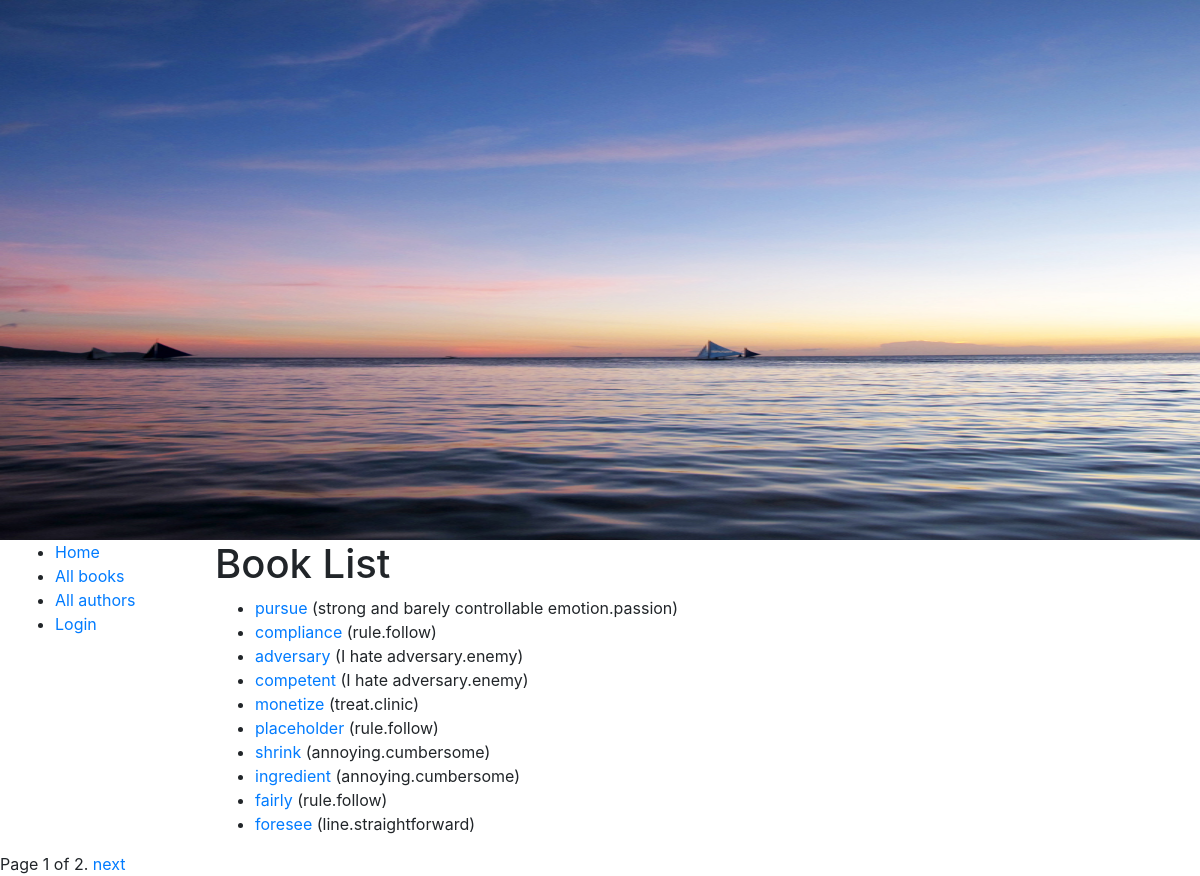
/catalog/books/, run on the app's committed database.
### catalog/models.py (models this page shows, shortened)
class Book(models.Model):
    title = models.CharField(max_length=64, unique=True)
    author = models.ForeignKey('Author', on_delete=models.SET_NULL, null=True)
    summary = models.TextField(max_length=1000,
            help_text = 'Enter a brief description of the book')
    isbn = models.CharField('ISBN', max_length=13, unique=True,
            help_text = '13 Character <a href="https://www.isbn-international.org/content/what-isbn">ISBN number</a>')
    genre = models.ManyToManyField(Genre, help_text='Select a genre for this book')
    language = models.ForeignKey(Language, on_delete=models.SET_NULL, null=True, blank=True)
    def get_absolute_url(self):
        return reverse("book-detail", args=[str(self.id)])
    def display_genre(self):
        """Create a string for the Genre. This is required to display genre in admin."""
        return ', '.join(genre.name for genre in self.genre.all()[:3])
    display_genre.short_description = 'Genre'

class Author(models.Model):
    first_name = models.CharField(max_length=100)
    last_name = models.CharField(max_length=100)
    date_of_birth = models.DateField(null=True, blank=True)
    date_of_death = models.DateField('died', null=True, blank=True)
    class Meta:
        ordering = ['first_name', 'last_name']
    def __str__(self):
        return f'{self.last_name}.{self.first_name}'

### catalog/views.py (the view)
# urls.py: path('books/', views.BookListView.as_view(), name='books'),
class BookListView(generic.ListView):
    model = Book
    paginate_by = 10

### catalog/templates/catalog/book_list.html
{% extends "base.html" %}
{% block content %}
  <h1>Book List</h1>
  {% if book_list %}
  <ul>
    {% for book in book_list %}
      <li>
        <a href="{{ book.get_absolute_url }}">{{ book.title }}</a> ({{book.author}})
      </li>
    {% endfor %}
  </ul>
  {% else %}
    <p>There are no books in the library.</p>
  {% endif %}
{% endblock %}

### catalog/templates/base.html (shortened to what this page needs)
<!DOCTYPE html>
<html lang="en">
<head>
  <link rel="stylesheet" href="https://cdn.jsdelivr.net/npm/bootstrap@4.5.3/dist/css/bootstrap.min.css">
  {% load static %}
  <link rel="stylesheet" href="{% static 'css/styles.css' %}">
  <img src="{% static 'catalog/images/local_library_model_uml.png' %}" alt="UML diagram" style="width:100%;height:540px;">
</head>
<body>
  <div class="container-fluid">
    <div class="row">
      <div class="col-sm-2">
      {% block sidebar %}
        <ul class="sidebar-nav">
          <li><a href="{% url 'index' %}">Home</a></li>
          <li><a href="{% url 'books' %}">All books</a></li>
          <li><a href="{% url 'authors' %}"> All authors</a></li>
          {% if user.is_authenticated %}
            <li>{% if perms.catalog.can_mark_returned %}(Librarian){%endif%}
                User: {{ user.get_username }}</li>
            <li><a href="{% url 'logout'%}?next={{request.path}}">Logout</a></li>
            <li><a href="{% url 'my-borrowed' %}">My Borrowed</a></li>
            {% if perms.catalog.can_mark_returned %}
                <li style="margin-top:1rem; border-top:2px solid #DEDEDE">
                    <a href="{% url 'all-borrowed' %}">All borrowed</a>
                </li>
            {% endif %}
          {% else %}
            <li><a href="{% url 'login'%}?next={{request.path}}">Login</a></li>
          {% endif %}
        </ul>
     {% endblock %}
      </div>
      <div class="col-sm-10 ">{% block content %}{% endblock %}</div>
      {% block pagination %}
    {% if is_paginated %}
        <div class="pagination">
            <span class="page-links">
                <span class="page-current">
                    Page {{ page_obj.number }} of {{ page_obj.paginator.num_pages }}.
                </span>
                {% if page_obj.has_next %}
                    <a href="{{ request.path }}?page={{ page_obj.next_page_number }}">next</a>
                {% endif %}
            </span>
        </div>
    {% endif %}
  {% endblock %}
    </div>
  </div>
</body>
</html>

### data on the page
Book: title "pursue", author "strong and barely controllable emotion.passion"
Book: title "compliance", author "rule.follow"
Book: title "adversary", author "I hate adversary.enemy"
Book: title "competent", author "I hate adversary.enemy"
Book: title "monetize", author "treat.clinic"
Book: title "placeholder", author "rule.follow"
Book: title "shrink", author "annoying.cumbersome"
Book: title "ingredient", author "annoying.cumbersome"
Book: title "fairly", author "rule.follow"
Book: title "foresee", author "line.straightforward"

### other printed values
{{ page_obj.number }} "1"
{{ page_obj.paginator.num_pages }} "2"
